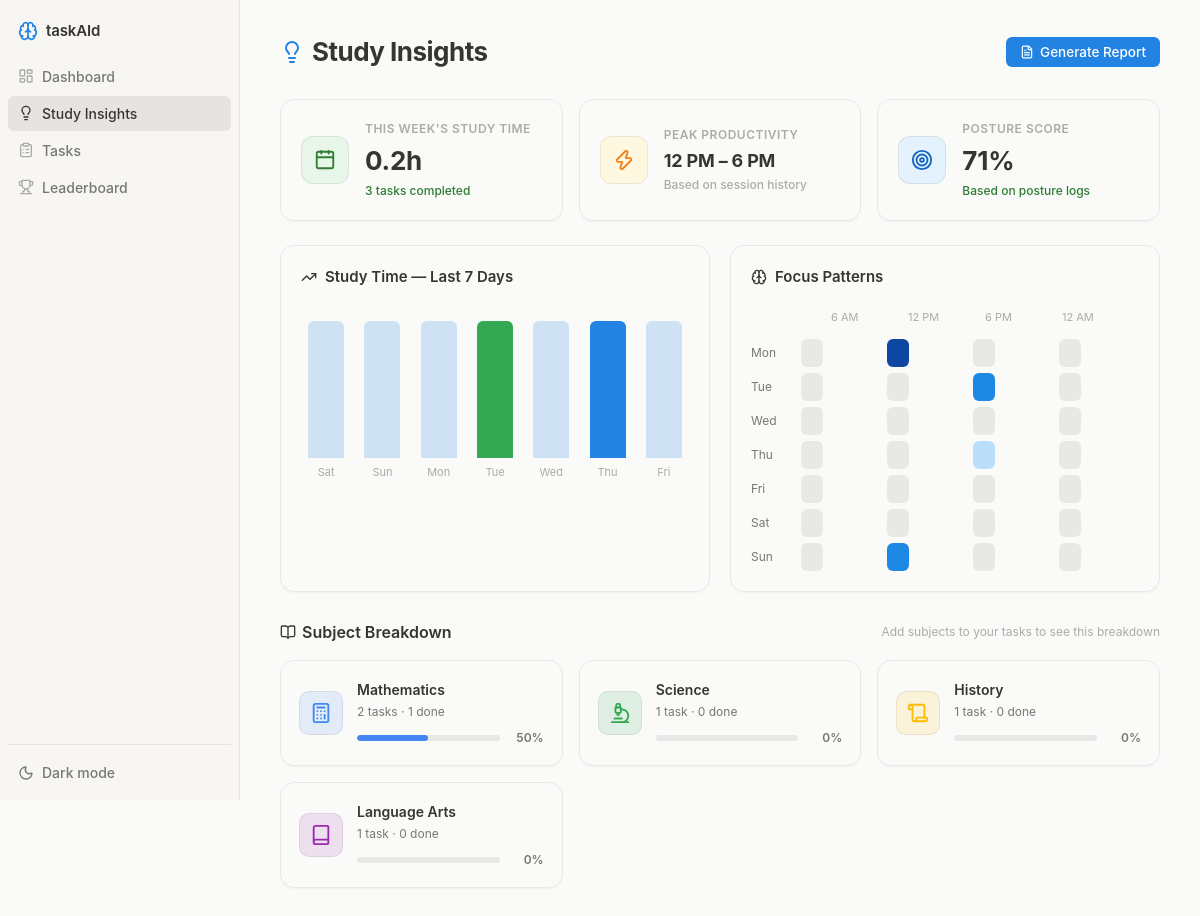
/insights/, run on the app's committed database.
### taskaid/models.py (models this page shows, shortened)
class Task(models.Model):
    STATUS_PENDING = 'pending'
    STATUS_INPROG = 'in-progress'
    STATUS_DONE = 'done'
    STATUS_CHOICES = [
        (STATUS_PENDING, 'Pending'),
        (STATUS_INPROG, 'In Progress'),
        (STATUS_DONE, 'Done'),
    ]
    SUBJECT_CHOICES = [
        ('math', 'Mathematics'),
        ('science', 'Science'),
        ('history', 'History'),
        ('language', 'Language Arts'),
        ('other', 'Other'),
    ]
    user = models.ForeignKey(StudyUser, on_delete=models.CASCADE, related_name="tasks", null=True, blank=True)
    title = models.CharField(max_length=255)
    description = models.TextField(blank=True)
    subject = models.CharField(max_length=20, choices=SUBJECT_CHOICES, null=True, blank=True)
    deadline = models.DateTimeField(null=True, blank=True)
    status = models.CharField(max_length=20, choices=STATUS_CHOICES, default=STATUS_PENDING)
    completed = models.BooleanField(default=False)  # Added for template compatibility
    created_at = models.DateTimeField(auto_now_add=True)
    updated_at = models.DateTimeField(auto_now=True)
    completed_at = models.DateTimeField(null=True, blank=True)

class StudySession(models.Model):
    user = models.ForeignKey(StudyUser, on_delete=models.CASCADE, related_name="sessions", null=True, blank=True)
    start_time = models.DateTimeField(auto_now_add=True)
    end_time = models.DateTimeField(null=True, blank=True)
    breaks_taken = models.IntegerField(default=0)
    blinks = models.IntegerField(default=0)
    liters_drank = models.FloatField(default=0.0)
    emotions = models.JSONField(default=list, blank=True)
    is_active = models.BooleanField(default=True)
    @property
    def duration(self):
        if self.end_time:
            delta = self.end_time - self.start_time
            return int(delta.total_seconds() / 60)  # Return minutes
        else:
            delta = timezone.now() - self.start_time
            return int(delta.total_seconds() / 60)

### taskaid/views.py (the view)
# urls.py: path('insights/', insights, name='insights'),
def insights(request):
    user_tz = get_user_timezone()
    today = get_today_in_user_tz()
    week_start = today - timedelta(days=6)
    week_start_dt = user_tz.localize(datetime.combine(week_start, datetime.min.time()))
    week_sessions = [s for s in StudySession.objects.filter(start_time__gte=week_start_dt, end_time__isnull=False)]
    total_minutes_week = sum(s.duration for s in week_sessions)
    total_hours_week = round(total_minutes_week / 60, 1)
    days = []
    for i in range(7):
        day = week_start + timedelta(days=i)
        day_start = user_tz.localize(datetime.combine(day, datetime.min.time()))
        day_end   = user_tz.localize(datetime.combine(day, datetime.max.time()))
        day_mins  = sum(s.duration for s in week_sessions if day_start <= s.start_time.astimezone(user_tz) <= day_end)
        days.append({'name': day.strftime('%a'), 'minutes': day_mins, 'hours': round(day_mins / 60, 1)})
    max_day = max(d['minutes'] for d in days) or 1
    for d in days:
        d['pct'] = round(d['minutes'] / max_day * 100)
    all_sessions = [s for s in StudySession.objects.filter(end_time__isnull=False)]
    heatmap_days = ['Mon', 'Tue', 'Wed', 'Thu', 'Fri', 'Sat', 'Sun']
    slot_ranges  = [(6, 12), (12, 18), (18, 24), (0, 6)]
    slot_labels  = ['6 AM – 12 PM', '12 PM – 6 PM', '6 PM – 12 AM', '12 AM – 6 AM']
    heatmap = []
    for day_name in heatmap_days:
        slots = []
        for (sh, eh) in slot_ranges:
            mins = sum(
                s.duration for s in all_sessions
                if s.start_time.astimezone(user_tz).strftime('%a') == day_name
                and sh <= s.start_time.astimezone(user_tz).hour < eh
            )
            slots.append(mins)
        heatmap.append({'day': day_name, 'slots': slots})
    all_vals = [v for row in heatmap for v in row['slots']]
    max_slot  = max(all_vals) or 1
    def intensity(v):
        if v == 0: return ''
        p = v / max_slot
        if p < 0.25: return 'low'
        if p < 0.5:  return 'medium'
        if p < 0.75: return 'high'
        return 'very-high'
    for row in heatmap:
        row['intensities'] = [intensity(v) for v in row['slots']]
    slot_totals = [sum(row['slots'][i] for row in heatmap) for i in range(4)]
    peak_idx    = slot_totals.index(max(slot_totals)) if any(slot_totals) else 1
    peak_window = slot_labels[peak_idx]
    total_posture = Posture.objects.count()
    good_posture  = Posture.objects.filter(
        Q(status__icontains='good') | Q(status__icontains='excellent')
    ).count()
    focus_score = round(good_posture / total_posture * 100) if total_posture else 0
    subject_meta = {
        'math':     {'label': 'Mathematics', 'color': '#4285f4'},
        'science':  {'label': 'Science',     'color': '#34a853'},
        'history':  {'label': 'History',     'color': '#fbbc05'},
        'language': {'label': 'Language Arts','color': '#9c27b0'},
        'other':    {'label': 'Other',        'color': '#9e9e9e'},
    }
    subject_breakdown = []
    for key, meta in subject_meta.items():
        total = Task.objects.filter(subject=key).count()
        if total == 0:
            continue
        done = Task.objects.filter(subject=key, completed=True).count()
        subject_breakdown.append({
            'key':   key,
            'label': meta['label'],
            'color': meta['color'],
            'total': total,
            'done':  done,
            'pct':   round(done / total * 100),
        })
    tasks_done_week = Task.objects.filter(completed=True, completed_at__gte=week_start_dt).count()
    insights_qs = Insight.objects.all().order_by('-created_at')
    return render(request, "insights.html", {
        'insights':          insights_qs,
        'total_hours_week':  total_hours_week,
        'tasks_done_week':   tasks_done_week,
        'focus_score':       focus_score,
        'peak_window':       peak_window if any(slot_totals) else 'No data yet',
        'days':              days,
        'heatmap':           heatmap,
        'subject_breakdown': subject_breakdown,
        'has_data':          total_minutes_week > 0,
    })

### taskaid/templates/insights.html (shortened to what this page needs)
<!DOCTYPE html>
<html lang="en">
<head>
    {% load static %}
    <link rel="stylesheet" href="{% static 'style.css' %}">
</head>
<body>
<div class="sidebar">
    <div class="sidebar-header"><i data-lucide="brain"></i> taskAId</div>
    <div class="nav-item" data-page="dashboard"><i data-lucide="layout-dashboard"></i> Dashboard</div>
    <div class="nav-item" data-page="insights"><i data-lucide="lightbulb"></i> Study Insights</div>
    <div class="nav-item" data-page="tasks"><i data-lucide="clipboard-list"></i> Tasks</div>
    <div class="nav-item" data-page="leaderboard"><i data-lucide="trophy"></i> Leaderboard</div>
    <div class="sidebar-bottom">
        <button class="dark-mode-toggle" id="darkModeToggle">
            <span>Dark mode</span>
        </button>
    </div>
</div>
<div class="main-content">
    <div class="header">
        <h1 class="page-title"><i data-lucide="lightbulb"></i> Study Insights</h1>
        <div class="header-buttons">
            <button class="btn btn-primary" id="generateReportBtn"><i data-lucide="file-text"></i> Generate Report</button>
        </div>
    </div>
    <div class="insights-overview">
        <div class="insight-card weekly">
            <div class="insight-icon"><i data-lucide="calendar"></i></div>
            <div class="insight-content">
                <div class="insight-title">This Week's Study Time</div>
                <div class="insight-value">{{ total_hours_week }}h</div>
                <div class="insight-trend {% if total_hours_week > 0 %}positive{% else %}neutral{% endif %}">
                    {{ tasks_done_week }} task{% if tasks_done_week != 1 %}s{% endif %} completed
                </div>
            </div>
        </div>
        <div class="insight-card productivity">
            <div class="insight-icon"><i data-lucide="zap"></i></div>
            <div class="insight-content">
                <div class="insight-title">Peak Productivity</div>
                <div class="insight-value" style="font-size:18px;">{{ peak_window }}</div>
                <div class="insight-trend neutral">Based on session history</div>
            </div>
        </div>
        <div class="insight-card focus">
            <div class="insight-icon"><i data-lucide="target"></i></div>
            <div class="insight-content">
                <div class="insight-title">Posture Score</div>
                <div class="insight-value">{{ focus_score }}%</div>
                <div class="insight-trend {% if focus_score >= 60 %}positive{% else %}neutral{% endif %}">
                    Based on posture logs
                </div>
            </div>
        </div>
    </div>
    <div class="charts-grid">
        <div class="chart-card">
            <div class="chart-header">
                <h3><i data-lucide="trending-up"></i> Study Time — Last 7 Days</h3>
            </div>
            <div class="chart-placeholder">
                {% if has_data %}
                <div class="chart-bars">
                    {% for d in days %}
                    <div class="bar-wrap">
                        <div class="bar {% if d.pct == 100 %}bar-peak{% endif %}"
                             style="height: {% if d.pct == 0 %}4px{% else %}{{ d.pct }}%{% endif %}; opacity: {% if d.pct == 0 %}0.2{% else %}1{% endif %};">
                        </div>
                        <span>{{ d.name }}</span>
                    </div>
                    {% endfor %}
                </div>
                {% else %}
                <div class="chart-empty"><i data-lucide="bar-chart-2"></i><p>No sessions yet this week</p></div>
                {% endif %}
            </div>
        </div>
        <div class="chart-card">
            <div class="chart-header">
                <h3><i data-lucide="brain"></i> Focus Patterns</h3>
            </div>
            <div class="focus-heatmap">
                <div class="heatmap-labels">
                    <div class="time-label">6 AM</div>
                    <div class="time-label">12 PM</div>
                    <div class="time-label">6 PM</div>
                    <div class="time-label">12 AM</div>
                </div>
                <div class="heatmap-grid">
                    {% for row in heatmap %}
                    <div class="heatmap-row">
                        <div class="day-label">{{ row.day }}</div>
                        {% for intensity in row.intensities %}
                        <div class="heat-cell {{ intensity }}"></div>
                        {% endfor %}
                    </div>
                    {% endfor %}
                </div>
            </div>
        </div>
    </div>
    <div class="subjects-section">
        <div class="section-header">
            <h3><i data-lucide="book-open"></i> Subject Breakdown</h3>
            <span class="section-hint">Add subjects to your tasks to see this breakdown</span>
        </div>
        {% if subject_breakdown %}
        <div class="subjects-grid">
            {% for s in subject_breakdown %}
            <div class="subject-card" style="--subject-color: {{ s.color }};">
                <div class="subject-icon" style="background: {{ s.color }}20; color: {{ s.color }};">
                    {% if s.key == 'math' %}<i data-lucide="calculator"></i>
                    {% elif s.key == 'science' %}<i data-lucide="microscope"></i>
                    {% elif s.key == 'history' %}<i data-lucide="scroll"></i>
                    {% elif s.key == 'language' %}<i data-lucide="book"></i>
                    {% else %}<i data-lucide="folder"></i>{% endif %}
                </div>
                <div class="subject-info">
                    <div class="subject-name">{{ s.label }}</div>
                    <div class="subject-time">{{ s.total }} task{% if s.total != 1 %}s{% endif %} · {{ s.done }} done</div>
                    <div class="subject-progress">
                        <div class="progress-bar">
                            <div class="progress-fill" style="width: {{ s.pct }}%; background: {{ s.color }};"></div>
                        </div>
                        <span>{{ s.pct }}%</span>
                    </div>
                </div>
            </div>
            {% endfor %}
        </div>
        {% else %}
        <div class="chart-empty" style="margin-top:0;">
            <i data-lucide="tag"></i>
            <p>No tasks with subjects yet. When you add tasks, pick a subject to see the breakdown here.</p>
        </div>
        {% endif %}
    </div>
</div>
</body>
</html>

### data on the page
Task: label "Science", total "1", done "0", pct "0"
Task: label "History", total "1", done "0", pct "0"
StudySession: label "Language Arts", total "1", done "0", pct "0"

### other printed values
{{ total_hours_week }} "0.2"
{{ tasks_done_week }} "3"
{{ peak_window }} "12 PM – 6 PM"
{{ focus_score }} "71"
{{ d.name }} "Sat" "Sun" "Mon" "Tue" "Wed" "Thu" "Fri"
{{ row.day }} "Mon" "Tue" "Wed" "Thu" "Fri" "Sat" "Sun"
{{ s.label }} "Mathematics"
{{ s.total }} "2"
{{ s.done }} "1"
{{ s.pct }} "50"
